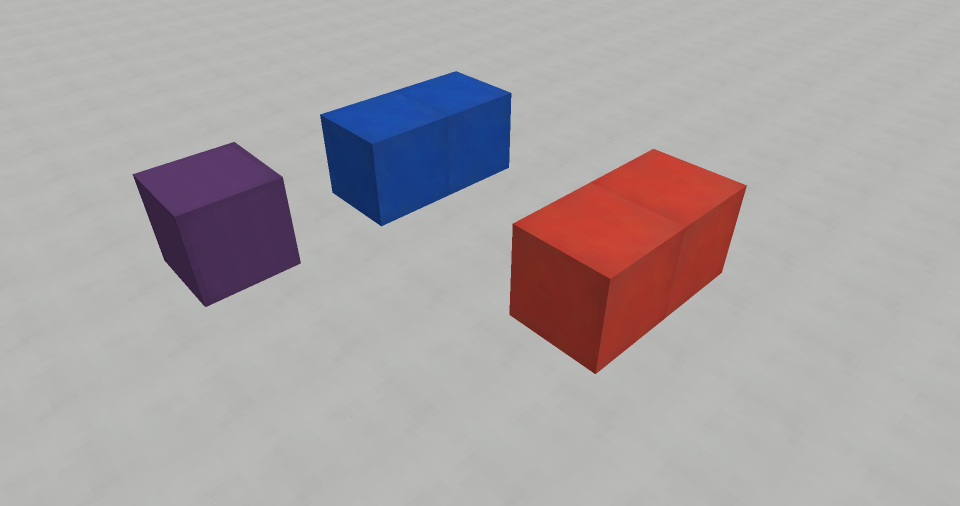
#> input picture l1/v2/minecraft7.png, 1920 x 1011 px (shown at 1/2 size)
$ python tuner.py   (older library calls are emulated)
#> lines starting #> are read from the running program, lines starting #| are printed output that depends on the picture; after the words box and inside, x2 and y2 are one past the last pixel; in counts of white or black regions, pixels touching at a corner belong together
import cv2
import numpy as np

# ── Load & preprocess (done once) ────────────────────────────────────────────
IMAGE = 'minecraft7.png'
original = cv2.imread(IMAGE)
#> original is the input picture: shape (1011, 1920, 3); mean B, G, R 165.9, 164, 170.2
original = cv2.resize(original, (800, 600))
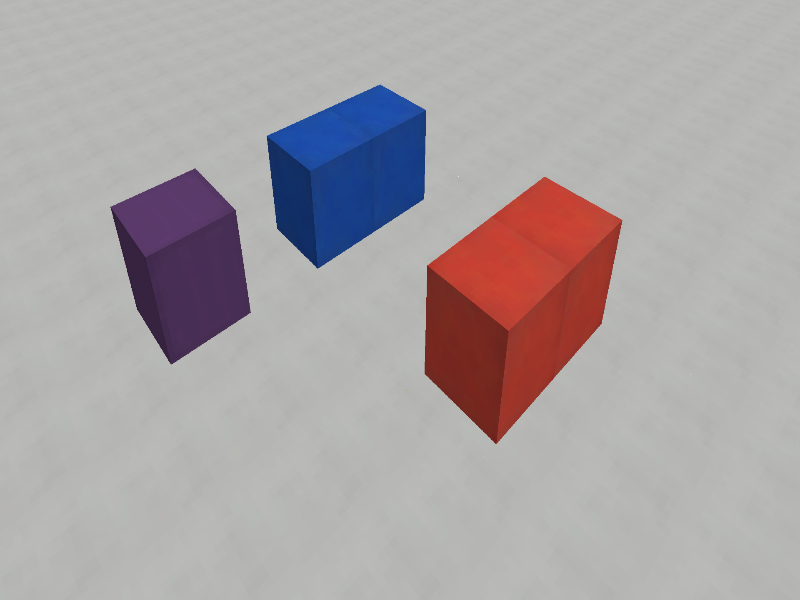
#> original: shape (600, 800, 3); mean B, G, R 165.9, 163.9, 170.2
height, width = original.shape[:2]
#> height = 600; width = 800

# Per-channel Sobel (computed once — doesn't change with config)
ch_mag, ch_sx, ch_sy = [], [], []
for ch in cv2.split(cv2.GaussianBlur(original, (5, 5), 1.5)):
    sx = cv2.Sobel(ch.astype(np.float64), cv2.CV_64F, dx=1, dy=0, ksize=5)
    sy = cv2.Sobel(ch.astype(np.float64), cv2.CV_64F, dx=0, dy=1, ksize=5)
    ch_mag.append(np.sqrt(sx**2 + sy**2))
    ch_sx.append(sx)
    ch_sy.append(sy)
#> this loop made 3 passes
#> pass 2, `sy = cv2.Sobel(ch.astype(np.float64), cv2.CV_64F, dx=0, dy=1, ksize=5)`:
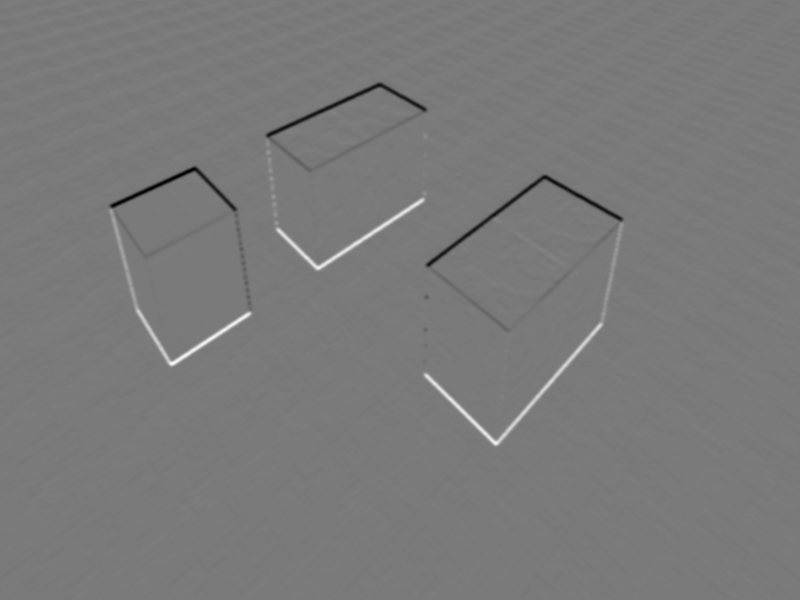
#> sy: shape (600, 800) float64; min -3799, max 4119, mean 0; drawn with min black and max white
#> after the loop, ch_mag = 3 items; ch_sx = 3 items; ch_sy = 3 items

mag   = np.max(ch_mag, axis=0)
angle = np.arctan2(
    np.choose(np.argmax(ch_mag, axis=0), ch_sy),
    np.choose(np.argmax(ch_mag, axis=0), ch_sx),
)
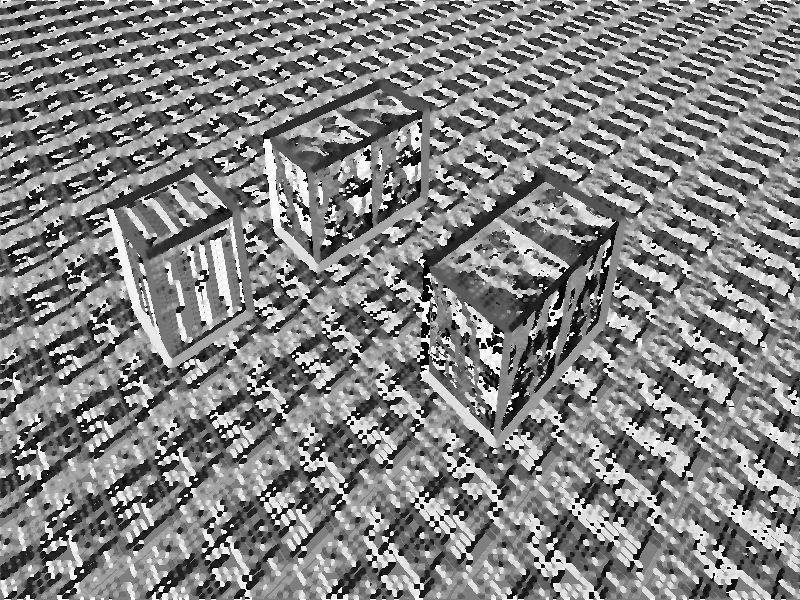
#> angle: shape (600, 800) float64; min -3.14, max 3.14, mean 0.0734; drawn with min black and max white
mag_u8 = cv2.normalize(mag, None, 0, 255, cv2.NORM_MINMAX).astype(np.uint8)

# ── Window + trackbars ───────────────────────────────────────────────────────
WIN = "Classification Tuner  |  q = quit  |  s = save config"
cv2.namedWindow(WIN, cv2.WINDOW_NORMAL)
cv2.resizeWindow(WIN, 1200, 700)

# HSV ground mask params
cv2.createTrackbar("HSV H-min",  WIN,   0, 179, lambda v: None)
cv2.createTrackbar("HSV H-max",  WIN,  30, 179, lambda v: None)
cv2.createTrackbar("HSV S-min",  WIN,   0, 255, lambda v: None)
cv2.createTrackbar("HSV S-max",  WIN,  60, 255, lambda v: None)
cv2.createTrackbar("HSV V-min",  WIN, 100, 255, lambda v: None)
cv2.createTrackbar("HSV V-max",  WIN, 255, 255, lambda v: None)
cv2.createTrackbar("Erode iter", WIN,   2,  10, lambda v: None)

# Edge + classification params
cv2.createTrackbar("Edge thresh x10", WIN,  40, 200, lambda v: None)  # divide by 10
cv2.createTrackbar("Vert angle deg",  WIN,  30,  89, lambda v: None)

def classify(h_min, h_max, s_min, s_max, v_min, v_max, erode,
             edge_thresh, vert_deg):
    # Ground mask
#> called with h_min = 0, h_max = 30, s_min = 0, s_max = 60, v_min = 100, v_max = 255, erode = 2, edge_thresh = 400
    hsv     = cv2.cvtColor(original, cv2.COLOR_BGR2HSV)
#> hsv: shape (600, 800, 3); mean H, S, V 40.4, 28.5, 175.8
    kernel  = np.ones((3, 3), np.uint8)
#> kernel = [[1, 1, 1], [1, 1, 1], [1, 1, 1]]
    mask_bg = cv2.inRange(hsv,
                          np.array([h_min, s_min, v_min]),
                          np.array([h_max, s_max, v_max]))
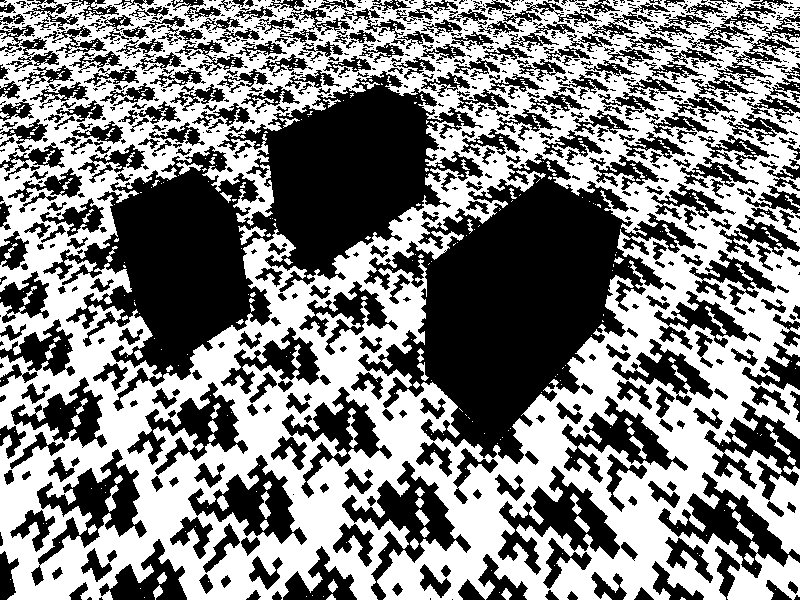
#> mask_bg: shape (600, 800); 50.9% white; 924 black regions (488 under 20 px), largest, box (x1, y1, x2, y2) and area: (43, 71, 483, 411) 51589, (358, 153, 696, 464) 44707, (342, 461, 471, 600) 4798
    mask_fg = cv2.bitwise_not(mask_bg)
    mask_fg = cv2.erode(mask_fg, kernel, iterations=erode)
#> mask_fg: shape (600, 800); 22.4% white; 758 white regions (550 under 20 px), largest, box (x1, y1, x2, y2) and area: (424, 179, 622, 460) 32956, (268, 87, 437, 276) 20071, (112, 170, 249, 376) 17999
    ground  = ~mask_fg.astype(bool)

    # Edge + classification
    edges      = (mag > edge_thresh) & ~ground
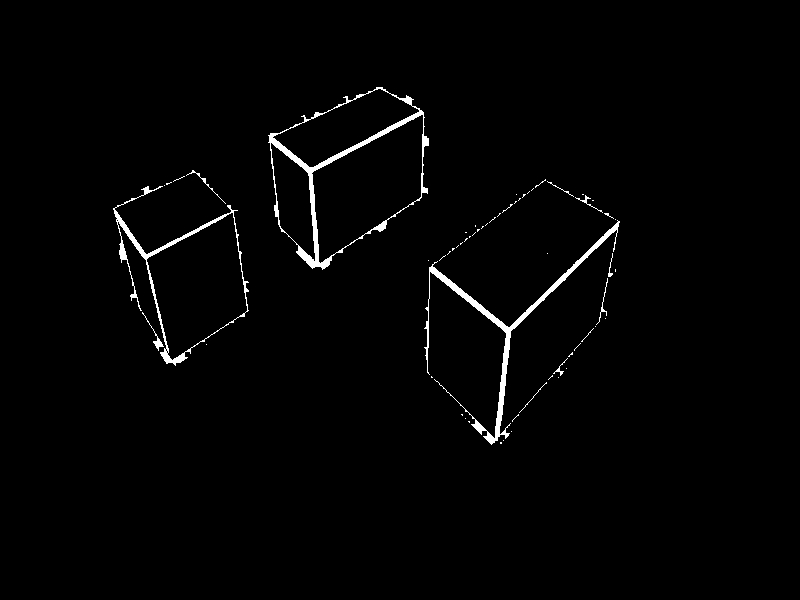
#> edges: shape (600, 800) bool; 1.5% white; 61 white regions (50 under 20 px), largest, box (x1, y1, x2, y2) and area: (268, 87, 429, 270) 2572, (424, 220, 620, 445) 2363, (113, 186, 249, 366) 1629
    vert_sin   = np.sin(np.radians(vert_deg))
#> vert_sin = 0.5
    vert_edge  = edges & (np.abs(np.sin(angle)) < vert_sin)
#> vert_edge: shape (600, 800) bool; 0.48% white; 26 white regions (15 under 20 px), largest, box (x1, y1, x2, y2) and area: (495, 332, 511, 439) 557, (308, 173, 320, 264) 409, (116, 219, 141, 309) 223
    horiz_edge = edges & ~vert_edge
#> horiz_edge: shape (600, 800) bool; 1% white; 67 white regions (54 under 20 px), largest, box (x1, y1, x2, y2) and area: (429, 220, 620, 333) 1323, (268, 87, 423, 173) 1271, (113, 186, 235, 260) 725
    face       = ~ground & ~edges
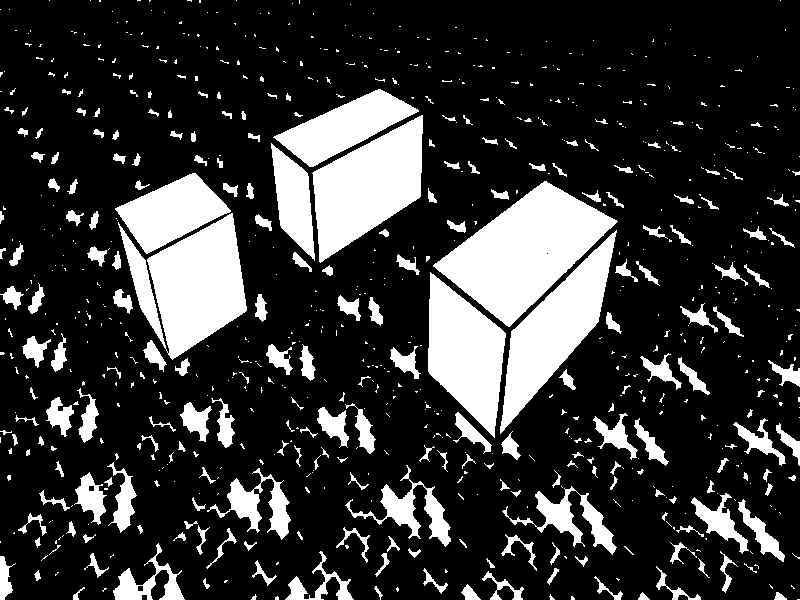
#> face: shape (600, 800) bool; 20.9% white; 783 white regions (554 under 20 px), largest, box (x1, y1, x2, y2) and area: (433, 181, 618, 327) 12804, (118, 213, 247, 360) 10467, (312, 115, 423, 263) 9326

    # Color map: ground=blue, vert=red, horiz=green, face=gray
    vis = np.zeros((height, width, 3), dtype=np.uint8)
#> vis: shape (600, 800, 3); every value is 0
    vis[ground]     = (200,   0,   0)
    vis[vert_edge]  = (  0,   0, 255)
    vis[horiz_edge] = (  0, 200,   0)
    vis[face]       = (160, 160, 160)

    stats = (f"ground={ground.sum():,}  vert={vert_edge.sum():,}  "
             f"horiz={horiz_edge.sum():,}  face={face.sum():,}")
    return vis, stats, dict(
        HSV_lower=(h_min, s_min, v_min),
        HSV_upper=(h_max, s_max, v_max),
        erode_iter=erode,
        edge_threshold=edge_thresh,
        vert_angle_thresh=vert_deg,
    )

mouse_pos = [0, 0]

def on_mouse(event, x, y, flags, param):
    mouse_pos[0] = x
    mouse_pos[1] = y

cv2.setMouseCallback(WIN, on_mouse)

print("Adjust sliders to tune classification.")
print("Press  s  to print current config,  q  to quit.")

while True:
    h_min  = cv2.getTrackbarPos("HSV H-min",  WIN)
    h_max  = cv2.getTrackbarPos("HSV H-max",  WIN)
    s_min  = cv2.getTrackbarPos("HSV S-min",  WIN)
    s_max  = cv2.getTrackbarPos("HSV S-max",  WIN)
    v_min  = cv2.getTrackbarPos("HSV V-min",  WIN)
    v_max  = cv2.getTrackbarPos("HSV V-max",  WIN)
    erode  = cv2.getTrackbarPos("Erode iter", WIN)
    thresh = cv2.getTrackbarPos("Edge thresh x10", WIN) * 10
    vdeg   = cv2.getTrackbarPos("Vert angle deg",  WIN)

    vis, stats, cfg = classify(h_min, h_max, s_min, s_max,
                                v_min, v_max, erode, thresh, vdeg)
#> cfg = {'HSV_lower': (0, 0, 100), 'HSV_upper': (30, 60, 255), 'erode_iter': 2, 'edge_threshold': 400, 'vert_angle_thresh': 30}

    # Overlay stats text
    cv2.putText(vis, stats, (10, height - 10),
                cv2.FONT_HERSHEY_SIMPLEX, 0.5, (255, 255, 255), 1)

    # Overlay HSV value under mouse
    mx, my = mouse_pos
    if 0 <= my < height and 0 <= mx < width:
        hsv_img = cv2.cvtColor(original, cv2.COLOR_BGR2HSV)
        h, s, v = hsv_img[my, mx]
#> h = 50; s = 4; v = 184
        hsv_text = f"HSV: ({h}, {s}, {v})  px: ({mx}, {my})"
#> hsv_text = 'HSV: (50, 4, 184)  px: (0, 0)'
        cv2.putText(vis, hsv_text, (10, 20),
                    cv2.FONT_HERSHEY_SIMPLEX, 0.5, (255, 255, 255), 1)
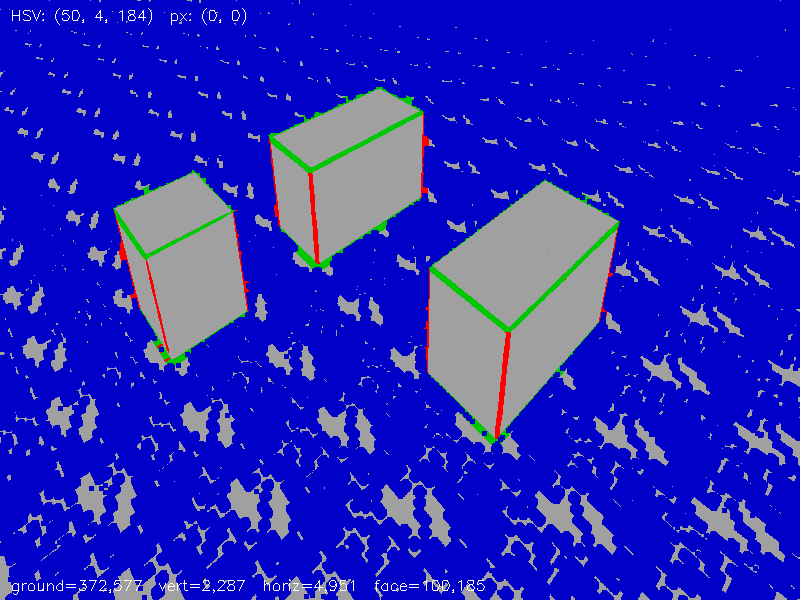
#> vis: shape (600, 800, 3); mean of channels 0, 1, 2 188.8, 36.1, 35.3; drawn as B, G, R

    cv2.imshow(WIN, vis)
    key = cv2.waitKey(30) & 0xFF
#> (key q is pressed here)

    if key == ord('q'):
        break
    if key == ord('s'):
        print("\n── Current config ──────────────────")
        for k, v in cfg.items():
            print(f"  {k} = {v}")
        print("────────────────────────────────────\n")

cv2.destroyAllWindows()
